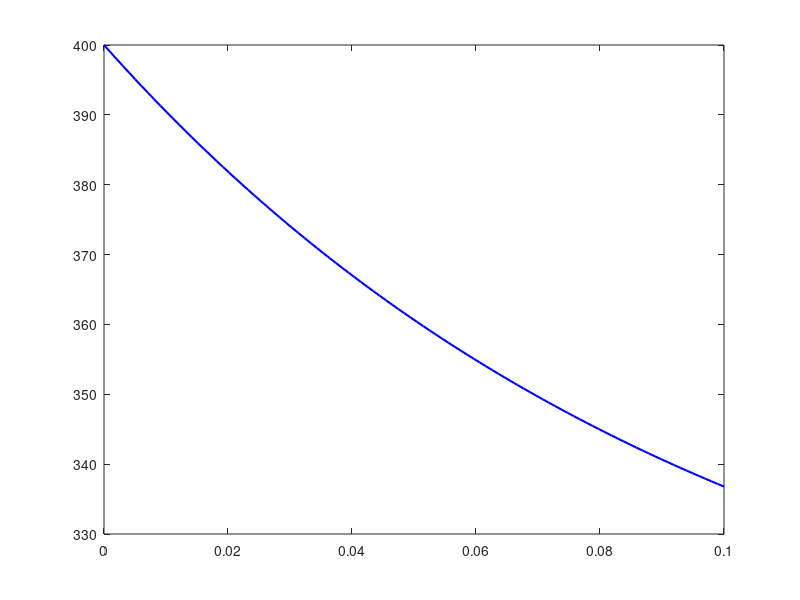

Write the MATLAB code that produced this figure. (Note: this script raises an error after producing the figure.)
% Parameters
L = 0.1;            % Length of the fin (m)
k = 50;             % Thermal conductivity (W/m·K)
h = 25;             % Convective heat transfer coefficient (W/m²·K)
T_a = 300;          % Ambient temperature (K)
T_b = 400;          % Base temperature (K)
A = 1e-4;           % Cross-sectional area (m²)
P = 0.02;           % Perimeter of the fin cross-section (m)

% Compute constants
m = sqrt(h * P / (k * A)); % Characteristic parameter
C2 = 100 / (1 + exp(-20)); % Solve for C2
C1 = C2 * exp(-20);        % Solve for C1

% Define the temperature distribution function T(x)
T = @(x) T_a + C1 * exp(m * x) + C2 * exp(-m * x);

% Heat transfer rate calculation at the base
dTdx = @(x) m * (C1 * exp(m * x) - C2 * exp(-m * x)); % Derivative of T(x)
q = -k * A * dTdx(0); % Heat transfer rate at x = 0

% Display results
fprintf('The temperature distribution along the fin is:\n');
fprintf('T(x) = 300 + %.2e * exp(m * x) + %.2f * exp(-m * x)\n', C1, C2);
fprintf('The heat transfer rate at the base is q = %.2f W\n', q);

% Plot the temperature distribution
x = linspace(0, L, 100); % Discretize the fin length (start = 0, end = L, 100 points)
T_x = T(x); % Evaluate T(x) along the fin

figure;
plot(x, T_x, 'b-', 'LineWidth', 1.5); hold on;
yline(T_a, 'r--', 'LineWidth', 1.5); % Plot ambient temperature
xlabel('Length along the Fin (m)');
ylabel('Temperature (K)');
title('Temperature Distribution in the Fin');
legend('Temperature Distribution', 'Ambient Temperature');
grid on;